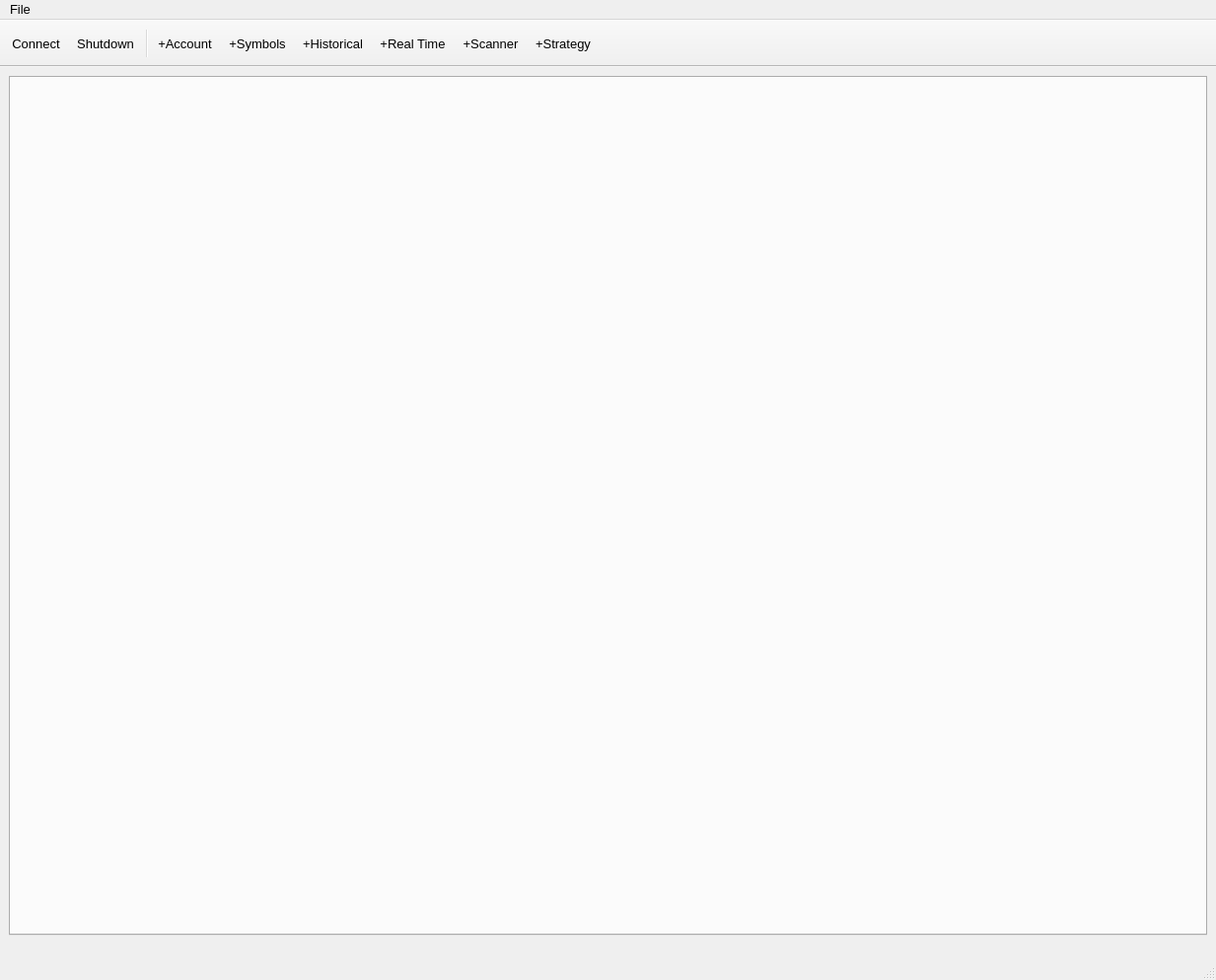
<?xml version="1.0" encoding="UTF-8"?>
<ui version="4.0">
 <class>MainWindow</class>
 <widget class="QMainWindow" name="MainWindow">
  <property name="geometry">
   <rect>
    <x>0</x>
    <y>0</y>
    <width>1233</width>
    <height>994</height>
   </rect>
  </property>
  <property name="font">
   <font>
    <pointsize>10</pointsize>
   </font>
  </property>
  <property name="windowTitle">
   <string>IB Trader</string>
  </property>
  <property name="tabShape">
   <enum>QTabWidget::TabShape::Rounded</enum>
  </property>
  <widget class="QWidget" name="centralwidget">
   <layout class="QVBoxLayout" name="verticalLayout">
    <item>
     <widget class="QTabWidget" name="tabWidget">
      <property name="currentIndex">
       <number>-1</number>
      </property>
     </widget>
    </item>
   </layout>
  </widget>
  <widget class="QMenuBar" name="menubar">
   <property name="geometry">
    <rect>
     <x>0</x>
     <y>0</y>
     <width>1233</width>
     <height>23</height>
    </rect>
   </property>
   <widget class="QMenu" name="menuFile">
    <property name="title">
     <string>File</string>
    </property>
    <addaction name="actionQuit"/>
   </widget>
   <addaction name="menuFile"/>
  </widget>
  <widget class="QStatusBar" name="statusbar">
   <property name="sizePolicy">
    <sizepolicy hsizetype="Preferred" vsizetype="Fixed">
     <horstretch>0</horstretch>
     <verstretch>0</verstretch>
    </sizepolicy>
   </property>
   <property name="minimumSize">
    <size>
     <width>0</width>
     <height>36</height>
    </size>
   </property>
  </widget>
  <widget class="QToolBar" name="toolBar">
   <property name="minimumSize">
    <size>
     <width>0</width>
     <height>48</height>
    </size>
   </property>
   <property name="windowTitle">
    <string>toolBar</string>
   </property>
   <property name="movable">
    <bool>false</bool>
   </property>
   <property name="toolButtonStyle">
    <enum>Qt::ToolButtonStyle::ToolButtonIconOnly</enum>
   </property>
   <property name="floatable">
    <bool>true</bool>
   </property>
   <attribute name="toolBarArea">
    <enum>TopToolBarArea</enum>
   </attribute>
   <attribute name="toolBarBreak">
    <bool>false</bool>
   </attribute>
   <addaction name="actionConnect"/>
   <addaction name="actionShutdown"/>
   <addaction name="separator"/>
   <addaction name="action_account"/>
   <addaction name="action_symbols"/>
   <addaction name="action_Historical"/>
   <addaction name="action_Real_Time"/>
   <addaction name="action_Scanner"/>
   <addaction name="action_Strategy"/>
  </widget>
  <action name="actionQuit">
   <property name="text">
    <string>Quit</string>
   </property>
  </action>
  <action name="actionConnect">
   <property name="text">
    <string>Connect</string>
   </property>
   <property name="toolTip">
    <string>Connect to IB</string>
   </property>
  </action>
  <action name="actionShutdown">
   <property name="text">
    <string>Shutdown</string>
   </property>
   <property name="toolTip">
    <string>Shutdown IB connection</string>
   </property>
  </action>
  <action name="action_Historical">
   <property name="text">
    <string>+Historical</string>
   </property>
   <property name="toolTip">
    <string>New Hiatorical Data Tab</string>
   </property>
  </action>
  <action name="action_Real_Time">
   <property name="text">
    <string>+Real Time</string>
   </property>
   <property name="toolTip">
    <string>New Real Time Streaiming Tab</string>
   </property>
  </action>
  <action name="action_Scanner">
   <property name="text">
    <string>+Scanner</string>
   </property>
   <property name="toolTip">
    <string>Ne Scanner Tab</string>
   </property>
  </action>
  <action name="action_Strategy">
   <property name="text">
    <string>+Strategy</string>
   </property>
   <property name="toolTip">
    <string>New Strategy Tab</string>
   </property>
  </action>
  <action name="action_account">
   <property name="text">
    <string>+Account</string>
   </property>
   <property name="toolTip">
    <string>Add Account tab</string>
   </property>
  </action>
  <action name="action_symbols">
   <property name="text">
    <string>+Symbols</string>
   </property>
   <property name="toolTip">
    <string>Add Symbol Search Tab</string>
   </property>
  </action>
 </widget>
 <resources/>
 <connections/>
</ui>
